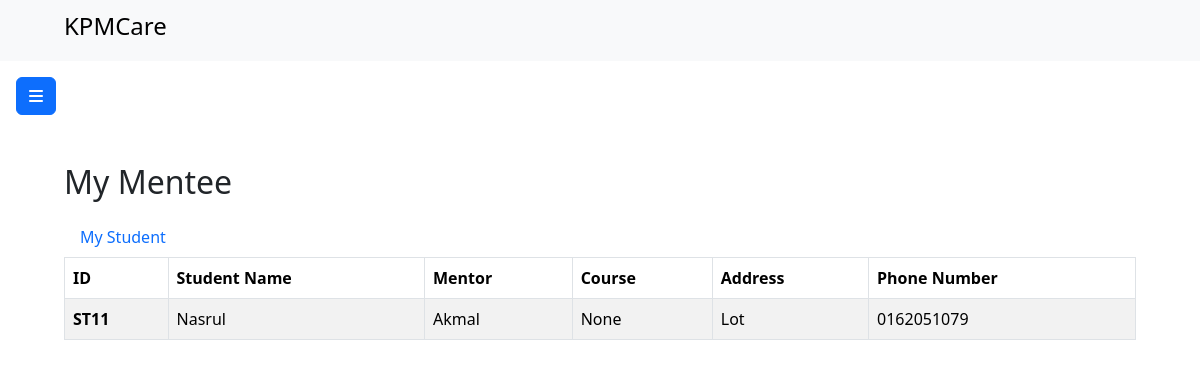
The app's page /intervention/lecturer/myStudent/findMyMentee/l11, older data.
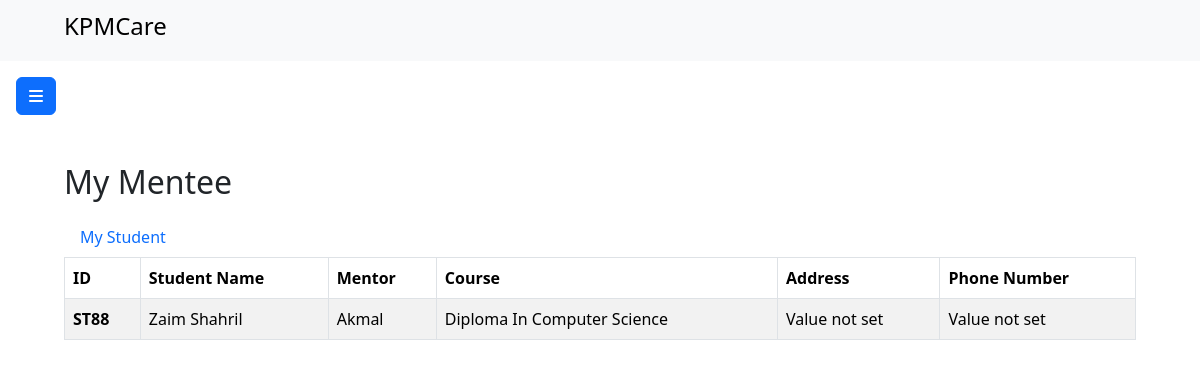
The same page, newer data.
### intervention/models.py (models this page shows)
class Mentor(models.Model):
    mentorId = models.CharField(max_length=5, primary_key=True)
    mentorName = models.CharField(max_length=200)  # Changed TextField to CharField for consistency
    password = models.CharField(max_length=128)

class Student(models.Model):
    studentId = models.CharField(max_length=5, primary_key=True)
    studentName = models.CharField(max_length=200)
    mentor = models.ForeignKey(Mentor, on_delete=models.CASCADE)
    password = models.CharField(max_length=128)
    address = models.TextField(blank=True, null=True ,default="Value not set")
    phone = models.CharField(blank=True , default="Value not set", null=True,max_length=15)
    course = models.CharField(blank=True , default="Value not set", null=True,max_length=15)
    image = models.ImageField(default='default.jpg', upload_to='profile_pics')

### intervention/views.py (the view)
# urls.py: path("lecturer/myStudent/findMyMentee/<str:mentorId>", views.findMyMentee, name="findMyMentee"),
def findMyMentee(request, mentorId):
    mentorDetails = Mentor.objects.filter(mentorId=mentorId).values()
    mentorId = Mentor.objects.filter(mentorId=mentorId).values('mentorId')
    allMentor = Mentor.objects.all().values()
    student = Student.objects.filter(mentor=mentorId[0]['mentorId']).values()
    menteeDetails = {
        'studentDetails':student,
        'mentorDetails':mentorId,
        'lecturerDetails':mentorDetails,
        'allMentor': allMentor,
        'mode': 'menteeOnly'
    }
    return render(request,"myStudent.html",menteeDetails)

### intervention/templates/myStudent.html (shortened to what this page needs)
{% load static%}
<!DOCTYPE html>
<html lang="en">
<head>
    <link href="https://cdn.jsdelivr.net/npm/bootstrap@5.3.2/dist/css/bootstrap.min.css" rel="stylesheet"
>
    <link rel="stylesheet" href="{% static 'style.css'%}">
</head>
<body>
    <nav class="navbar bg-body-tertiary">
        <div class="container-fluid">
            <span class="navbar-brand my-nav mb-0 h1">
                <img src="{% static 'assets/LogoKPM.png' %}" alt="" width="40">
                <h4>KPMCare</h4>
            </span>
        </div>
    </nav>
    <main>
        <button class="btn btn-primary" type="button" data-bs-toggle="offcanvas" data-bs-target="#leftOffcanvas"
            aria-controls="leftOffcanvas">
            <i class="fa-solid fa-bars"></i>
        </button>
        <div class="content">
            {% if mode == 'allStudent'%}
            <div class="title-header mb-2">
                <h2>My Student</h2>
            </div>
            <nav class="nav">
                {% for mentorId in mentorDetails%}
                <a class="nav-link active" aria-current="page" href="findMyMentee/{{mentorId.mentorId}}">My Mentee</a>
                {% endfor %}
              </nav>
            <table class="table table-striped table-hover table-bordered">
                <thead>
                    <tr>
                        <th scope="col">ID</th>
                        <th scope="col">Student Name</th>
                        <th scope="col">Mentor</th>
                        <th scope="col">Course</th>
                        <th scope="col">Address</th>
                        <th scope="col">Phone Number</th>
                    </tr>
                </thead>
                <tbody>
                    {% for student in studentDetails %}
                        <tr>
                            <th scope="row">{{ student.studentId }}</th>
                            <td>{{ student.studentName }}</td>
                            {% for mentor in allMentor%}
                            {% if student.mentor_id == mentor.mentorId%}
                            <td>{{ mentor.mentorName }}</td>
                            {%endif%}
                            {% endfor%}
                            <td>{{student.course}}</td>
                            <td>{{student.address}}</td>
                            <td>{{student.phone}}</td>
                        </tr>
                    {% endfor %}
                </tbody>
            </table>
            {% else %}
            <div class="title-header mb-2">
                <h2>My Mentee</h2>
            </div>
            <nav class="nav">
                {% for mentorId in mentorDetails%}
                <a class="nav-link active" aria-current="page" href="../../myStudent/{{mentorId.mentorId}}">My Student</a>
                {% endfor %}
              </nav>
            <table class="table table-striped table-hover table-bordered">
                <thead>
                    <tr>
                        <th scope="col">ID</th>
                        <th scope="col">Student Name</th>
                        <th scope="col">Mentor</th>
                        <th scope="col">Course</th>
                        <th scope="col">Address</th>
                        <th scope="col">Phone Number</th>
                    </tr>
                </thead>
                <tbody>
                    {% for student in studentDetails %}
                        <tr>
                            <th scope="row">{{ student.studentId }}</th>
                            <td>{{ student.studentName }}</td>
                            {% for mentor in allMentor%}
                            {% if student.mentor_id == mentor.mentorId%}
                            <td>{{ mentor.mentorName }}</td>
                            {%endif%}
                            {% endfor%}
                            <td>{{student.course}}</td>
                            <td>{{student.address}}</td>
                            <td>{{student.phone}}</td>
                        </tr>
                    {% endfor %}
                </tbody>
            </table>
            {%endif%}
        </div>
    </main>
</body>
</html>

Row changes from the older to the newer data that the page shows:
removed Student: studentId "ST11", studentName "Nasrul", course "None", address "Lot", phone "0162051079", Mentor (mentorName "Akmal")
added Student: studentId "ST88", studentName "Zaim Shahril", course "Diploma In Computer Science", address "Value not set", phone "Value not set", Mentor (mentorName "Akmal")
